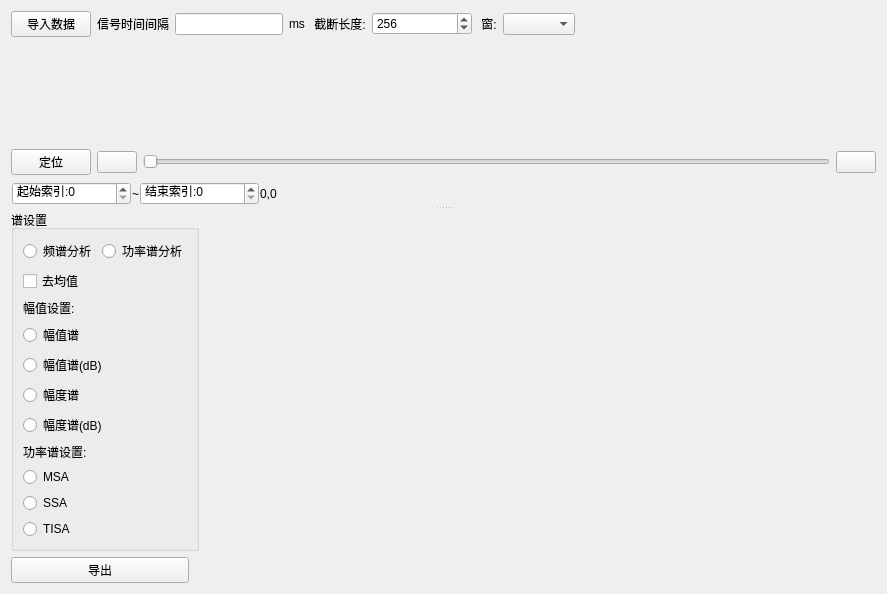
<?xml version="1.0" encoding="UTF-8"?>
<ui version="4.0">
 <class>SATimeFrequencyAnalysis</class>
 <widget class="QWidget" name="SATimeFrequencyAnalysis">
  <property name="geometry">
   <rect>
    <x>0</x>
    <y>0</y>
    <width>887</width>
    <height>541</height>
   </rect>
  </property>
  <property name="windowTitle">
   <string>Form</string>
  </property>
  <layout class="QVBoxLayout" name="verticalLayout_11">
   <item>
    <widget class="QSplitter" name="splitter">
     <property name="frameShape">
      <enum>QFrame::NoFrame</enum>
     </property>
     <property name="orientation">
      <enum>Qt::Vertical</enum>
     </property>
     <property name="opaqueResize">
      <bool>true</bool>
     </property>
     <widget class="QWidget" name="layoutWidget">
      <layout class="QVBoxLayout" name="verticalLayout_10">
       <item>
        <layout class="QHBoxLayout" name="horizontalLayout">
         <item>
          <widget class="QPushButton" name="pushButton_import">
           <property name="text">
            <string>导入数据</string>
           </property>
          </widget>
         </item>
         <item>
          <widget class="QLabel" name="label">
           <property name="text">
            <string>信号时间间隔</string>
           </property>
          </widget>
         </item>
         <item>
          <widget class="QLineEdit" name="lineEdit_interval">
           <property name="sizePolicy">
            <sizepolicy hsizetype="Preferred" vsizetype="Fixed">
             <horstretch>0</horstretch>
             <verstretch>0</verstretch>
            </sizepolicy>
           </property>
           <property name="minimumSize">
            <size>
             <width>20</width>
             <height>0</height>
            </size>
           </property>
           <property name="maximumSize">
            <size>
             <width>200</width>
             <height>16777215</height>
            </size>
           </property>
          </widget>
         </item>
         <item>
          <widget class="QLabel" name="label_2">
           <property name="text">
            <string>ms</string>
           </property>
          </widget>
         </item>
         <item>
          <widget class="QLabel" name="label_3">
           <property name="text">
            <string> 截断长度:</string>
           </property>
          </widget>
         </item>
         <item>
          <widget class="QSpinBox" name="spinBox_intervalLength">
           <property name="minimumSize">
            <size>
             <width>100</width>
             <height>0</height>
            </size>
           </property>
           <property name="suffix">
            <string/>
           </property>
           <property name="minimum">
            <number>16</number>
           </property>
           <property name="maximum">
            <number>999999999</number>
           </property>
           <property name="singleStep">
            <number>16</number>
           </property>
           <property name="value">
            <number>256</number>
           </property>
          </widget>
         </item>
         <item>
          <widget class="QLabel" name="label_4">
           <property name="text">
            <string> 窗:</string>
           </property>
          </widget>
         </item>
         <item>
          <widget class="QComboBox" name="comboBox_window">
           <property name="currentText">
            <string/>
           </property>
          </widget>
         </item>
         <item>
          <spacer name="horizontalSpacer">
           <property name="orientation">
            <enum>Qt::Horizontal</enum>
           </property>
           <property name="sizeHint" stdset="0">
            <size>
             <width>40</width>
             <height>20</height>
            </size>
           </property>
          </spacer>
         </item>
        </layout>
       </item>
       <item>
        <layout class="QVBoxLayout" name="verticalLayout">
         <item>
          <widget class="SAChart2D" name="waveChart" native="true">
           <property name="sizePolicy">
            <sizepolicy hsizetype="Expanding" vsizetype="Expanding">
             <horstretch>0</horstretch>
             <verstretch>0</verstretch>
            </sizepolicy>
           </property>
           <property name="minimumSize">
            <size>
             <width>0</width>
             <height>100</height>
            </size>
           </property>
          </widget>
         </item>
         <item>
          <layout class="QHBoxLayout" name="horizontalLayout_7">
           <item>
            <widget class="QPushButton" name="pushButton_locate">
             <property name="text">
              <string>定位</string>
             </property>
             <property name="icon">
              <iconset resource="../signA_Res.qrc">
               <normaloff>:/image/res_image/expand_down.png</normaloff>:/image/res_image/expand_down.png</iconset>
             </property>
            </widget>
           </item>
           <item>
            <widget class="QPushButton" name="pushButton_leftMove">
             <property name="sizePolicy">
              <sizepolicy hsizetype="Maximum" vsizetype="Fixed">
               <horstretch>0</horstretch>
               <verstretch>0</verstretch>
              </sizepolicy>
             </property>
             <property name="text">
              <string/>
             </property>
             <property name="icon">
              <iconset resource="../signA_Res.qrc">
               <normaloff>:/image/res_image/left.png</normaloff>:/image/res_image/left.png</iconset>
             </property>
            </widget>
           </item>
           <item>
            <widget class="QSlider" name="horizontalSlider_windowRange">
             <property name="orientation">
              <enum>Qt::Horizontal</enum>
             </property>
            </widget>
           </item>
           <item>
            <widget class="QPushButton" name="pushButton_rightMove">
             <property name="sizePolicy">
              <sizepolicy hsizetype="Maximum" vsizetype="Fixed">
               <horstretch>0</horstretch>
               <verstretch>0</verstretch>
              </sizepolicy>
             </property>
             <property name="text">
              <string/>
             </property>
             <property name="icon">
              <iconset resource="../signA_Res.qrc">
               <normaloff>:/image/res_image/right.png</normaloff>:/image/res_image/right.png</iconset>
             </property>
            </widget>
           </item>
          </layout>
         </item>
         <item>
          <layout class="QVBoxLayout" name="verticalLayout_6">
           <property name="spacing">
            <number>1</number>
           </property>
           <item>
            <widget class="QWidget" name="widget_localtionPane" native="true">
             <property name="minimumSize">
              <size>
               <width>400</width>
               <height>0</height>
              </size>
             </property>
             <layout class="QHBoxLayout" name="horizontalLayout_2">
              <property name="spacing">
               <number>1</number>
              </property>
              <property name="leftMargin">
               <number>1</number>
              </property>
              <property name="topMargin">
               <number>1</number>
              </property>
              <property name="rightMargin">
               <number>1</number>
              </property>
              <property name="bottomMargin">
               <number>1</number>
              </property>
              <item>
               <widget class="QSpinBox" name="spinBox_startIndex">
                <property name="prefix">
                 <string>起始索引:</string>
                </property>
                <property name="maximum">
                 <number>999999999</number>
                </property>
               </widget>
              </item>
              <item>
               <widget class="QLabel" name="label_8">
                <property name="text">
                 <string>~</string>
                </property>
               </widget>
              </item>
              <item>
               <widget class="QSpinBox" name="spinBox_endIndex">
                <property name="prefix">
                 <string>结束索引:</string>
                </property>
                <property name="maximum">
                 <number>999999999</number>
                </property>
               </widget>
              </item>
              <item>
               <widget class="QLabel" name="label_info">
                <property name="text">
                 <string>0,0</string>
                </property>
               </widget>
              </item>
              <item>
               <spacer name="horizontalSpacer_2">
                <property name="orientation">
                 <enum>Qt::Horizontal</enum>
                </property>
                <property name="sizeHint" stdset="0">
                 <size>
                  <width>40</width>
                  <height>20</height>
                 </size>
                </property>
               </spacer>
              </item>
             </layout>
            </widget>
           </item>
          </layout>
         </item>
        </layout>
       </item>
      </layout>
     </widget>
     <widget class="QWidget" name="layoutWidget">
      <layout class="QVBoxLayout" name="verticalLayout_9">
       <item>
        <layout class="QHBoxLayout" name="horizontalLayout_4">
         <item>
          <layout class="QVBoxLayout" name="verticalLayout_2">
           <item>
            <widget class="QGroupBox" name="groupBox_set">
             <property name="sizePolicy">
              <sizepolicy hsizetype="Fixed" vsizetype="Expanding">
               <horstretch>0</horstretch>
               <verstretch>0</verstretch>
              </sizepolicy>
             </property>
             <property name="autoFillBackground">
              <bool>false</bool>
             </property>
             <property name="title">
              <string>谱设置</string>
             </property>
             <property name="checkable">
              <bool>false</bool>
             </property>
             <layout class="QVBoxLayout" name="verticalLayout_5">
              <item>
               <layout class="QHBoxLayout" name="horizontalLayout_6">
                <item>
                 <widget class="QRadioButton" name="radioButton_fft">
                  <property name="sizePolicy">
                   <sizepolicy hsizetype="Minimum" vsizetype="Fixed">
                    <horstretch>0</horstretch>
                    <verstretch>0</verstretch>
                   </sizepolicy>
                  </property>
                  <property name="text">
                   <string>频谱分析</string>
                  </property>
                 </widget>
                </item>
                <item>
                 <widget class="QRadioButton" name="radioButton_psd">
                  <property name="text">
                   <string>功率谱分析</string>
                  </property>
                 </widget>
                </item>
               </layout>
              </item>
              <item>
               <widget class="QCheckBox" name="checkBox_detrend">
                <property name="text">
                 <string>去均值</string>
                </property>
               </widget>
              </item>
              <item>
               <widget class="QLabel" name="label_5">
                <property name="text">
                 <string>幅值设置:</string>
                </property>
               </widget>
              </item>
              <item>
               <layout class="QHBoxLayout" name="horizontalLayout_5">
                <item>
                 <layout class="QVBoxLayout" name="verticalLayout_3">
                  <item>
                   <widget class="QRadioButton" name="radioButton_amp">
                    <property name="text">
                     <string>幅值谱</string>
                    </property>
                   </widget>
                  </item>
                  <item>
                   <widget class="QRadioButton" name="radioButton_ampDB">
                    <property name="text">
                     <string>幅值谱(dB)</string>
                    </property>
                   </widget>
                  </item>
                  <item>
                   <widget class="QRadioButton" name="radioButton_mag">
                    <property name="text">
                     <string>幅度谱</string>
                    </property>
                   </widget>
                  </item>
                  <item>
                   <widget class="QRadioButton" name="radioButton_magDB">
                    <property name="text">
                     <string>幅度谱(dB)</string>
                    </property>
                   </widget>
                  </item>
                 </layout>
                </item>
               </layout>
              </item>
              <item>
               <widget class="QLabel" name="label_6">
                <property name="text">
                 <string>功率谱设置:</string>
                </property>
               </widget>
              </item>
              <item>
               <layout class="QVBoxLayout" name="verticalLayout_4">
                <item>
                 <widget class="QRadioButton" name="radioButton_msa">
                  <property name="text">
                   <string>MSA</string>
                  </property>
                 </widget>
                </item>
                <item>
                 <widget class="QRadioButton" name="radioButton_ssa">
                  <property name="text">
                   <string>SSA</string>
                  </property>
                 </widget>
                </item>
                <item>
                 <widget class="QRadioButton" name="radioButton_tisa">
                  <property name="text">
                   <string>TISA</string>
                  </property>
                 </widget>
                </item>
               </layout>
              </item>
              <item>
               <spacer name="verticalSpacer">
                <property name="orientation">
                 <enum>Qt::Vertical</enum>
                </property>
                <property name="sizeHint" stdset="0">
                 <size>
                  <width>20</width>
                  <height>40</height>
                 </size>
                </property>
               </spacer>
              </item>
             </layout>
            </widget>
           </item>
           <item>
            <layout class="QHBoxLayout" name="horizontalLayout_3">
             <item>
              <widget class="QPushButton" name="pushButton_exportData">
               <property name="text">
                <string>导出</string>
               </property>
              </widget>
             </item>
             <item>
              <spacer name="horizontalSpacer_3">
               <property name="orientation">
                <enum>Qt::Horizontal</enum>
               </property>
               <property name="sizeType">
                <enum>QSizePolicy::Minimum</enum>
               </property>
               <property name="sizeHint" stdset="0">
                <size>
                 <width>10</width>
                 <height>20</height>
                </size>
               </property>
              </spacer>
             </item>
            </layout>
           </item>
          </layout>
         </item>
         <item>
          <widget class="SAChart2D" name="spectrogramChart" native="true">
           <property name="sizePolicy">
            <sizepolicy hsizetype="Expanding" vsizetype="Preferred">
             <horstretch>0</horstretch>
             <verstretch>0</verstretch>
            </sizepolicy>
           </property>
           <property name="minimumSize">
            <size>
             <width>0</width>
             <height>100</height>
            </size>
           </property>
          </widget>
         </item>
        </layout>
       </item>
      </layout>
     </widget>
    </widget>
   </item>
  </layout>
 </widget>
 <customwidgets>
  <customwidget>
   <class>SAChart2D</class>
   <extends>QWidget</extends>
   <header location="global">SAChart2D.h</header>
   <container>1</container>
  </customwidget>
 </customwidgets>
 <resources>
  <include location="../signA_Res.qrc"/>
 </resources>
 <connections/>
</ui>
